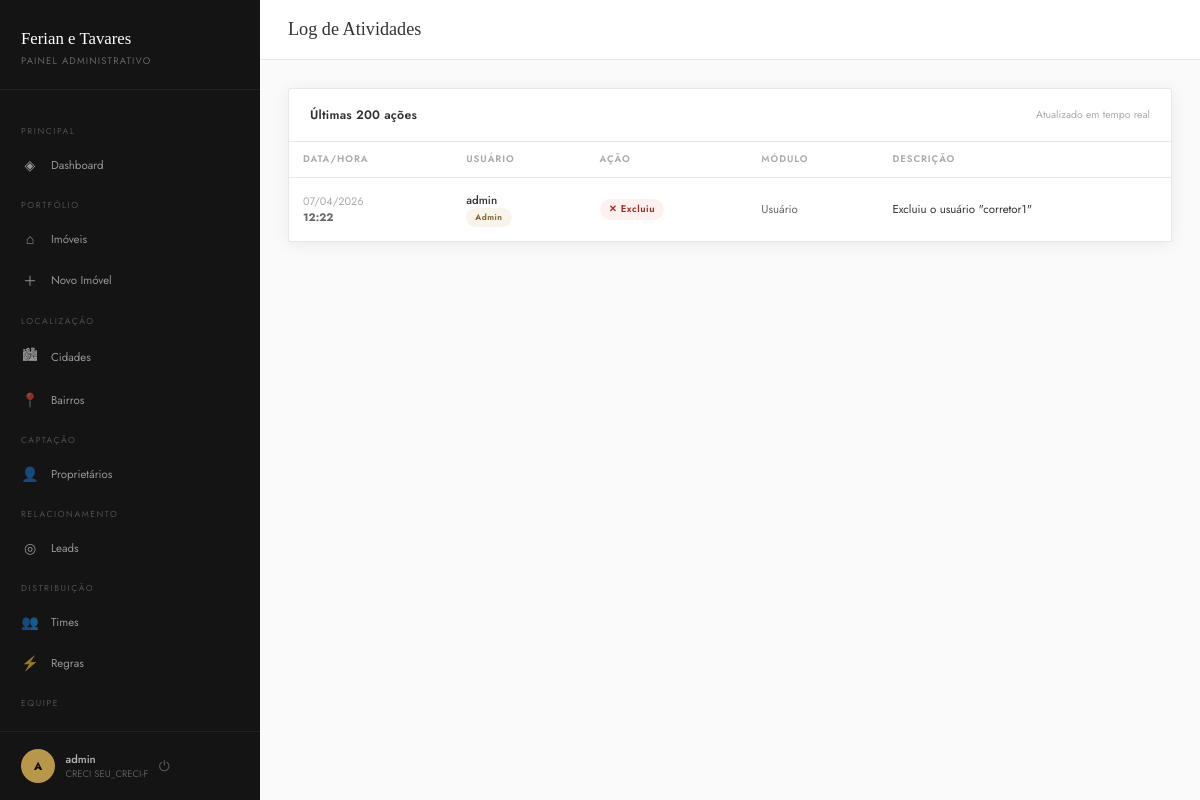
/painel/atividades/ (signed in), run on an earlier commit of the app's database.
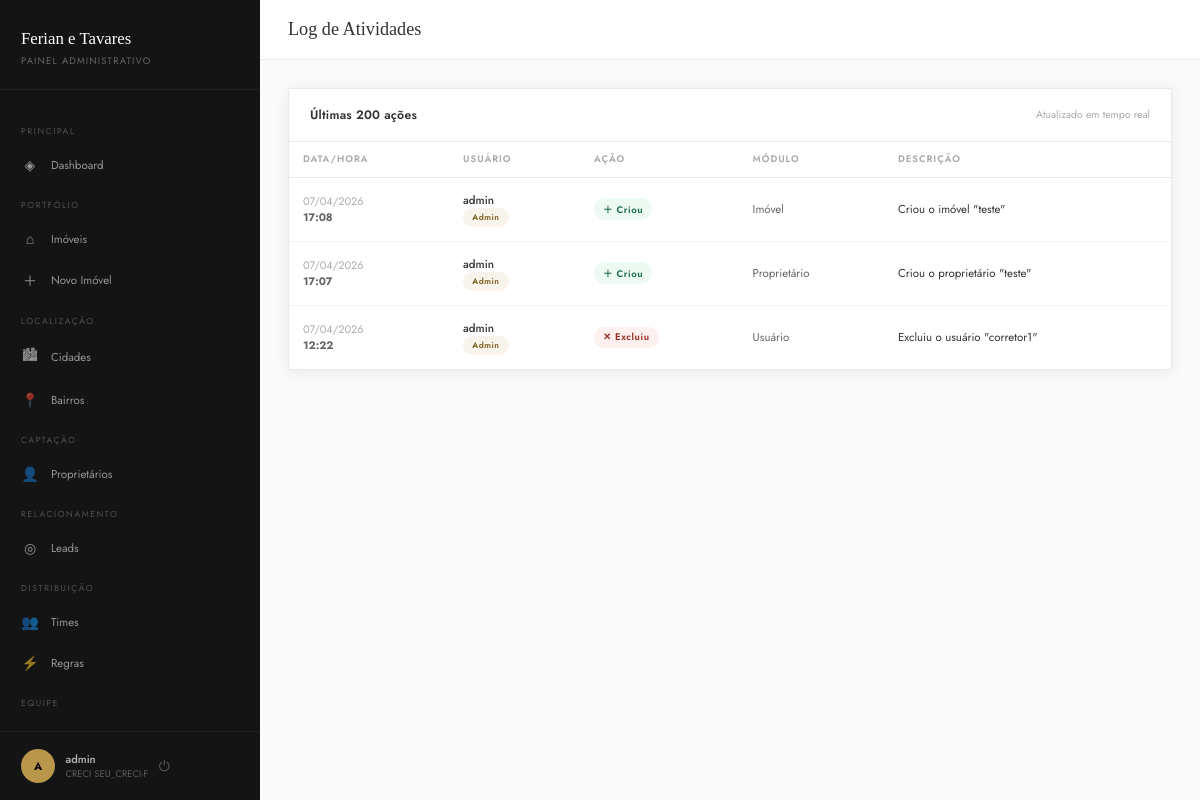
And on a later commit of the database.
### core/models.py (models this page shows, shortened)
class LogAtividade(models.Model):
    ACAO_CHOICES = [
        ('criar', 'Criou'),
        ('editar', 'Editou'),
        ('excluir', 'Excluiu'),
        ('foto', 'Adicionou fotos'),
        ('status', 'Alterou status'),
        ('login', 'Fez login'),
    ]
    usuario = models.ForeignKey(User, on_delete=models.SET_NULL,
                                null=True, related_name='logs')
    acao = models.CharField(max_length=20, choices=ACAO_CHOICES)
    modelo = models.CharField(max_length=50)  # ex: 'Imóvel', 'Lead', 'Proprietário'
    objeto_id = models.PositiveIntegerField(null=True, blank=True)
    descricao = models.CharField(max_length=255)
    criado_em = models.DateTimeField(auto_now_add=True)
    class Meta:
        verbose_name = 'Log de Atividade'
        verbose_name_plural = 'Logs de Atividade'
        ordering = ['-criado_em']

### core/admin_views.py (the view)
# urls.py: path('atividades/', admin_views.log_list, name='log_list'),
@admin_required
def log_list(request):
    logs = LogAtividade.objects.select_related('usuario').order_by('-criado_em')[:200]
    return render(request, 'painel/log_list.html', {'logs': logs})

### core/context_processors.py (called while the page is built)
def site_settings(request):
    return {
        'WHATSAPP_NUMBER': getattr(settings, 'WHATSAPP_NUMBER', '5511947532081'),
        'BROKER_NAME': getattr(settings, 'BROKER_NAME', 'Luiz Tavares'),
        'BROKER_CRECI': getattr(settings, 'BROKER_CRECI', '226905-F'),
        'DISTRIBUICAO_ATIVA': getattr(settings, 'DISTRIBUICAO_LEADS_ATIVA', False),
    }

### templates/painel/log_list.html (shortened to what this page needs)
{% extends "painel/base.html" %}
{% block page_title %}Log de Atividades{% endblock %}
{% block content %}
<div class="card">
  <div class="card-header">
    <span class="card-header-title">Últimas 200 ações</span>
    <span style="font-size:0.75rem;color:#aaa">Atualizado em tempo real</span>
  </div>
  <div class="table-wrap">
    <table>
      <thead>
        <tr>
          <th>Data/Hora</th>
          <th>Usuário</th>
          <th>Ação</th>
          <th>Módulo</th>
          <th>Descrição</th>
        </tr>
      </thead>
      <tbody>
        {% for log in logs %}
        <tr>
          <td style="white-space:nowrap;font-size:0.78rem;color:#aaa">
            {{ log.criado_em|date:"d/m/Y" }}<br>
            <strong style="color:#666">{{ log.criado_em|date:"H:i" }}</strong>
          </td>
          <td>
            <div style="font-weight:500;font-size:0.82rem">
              {{ log.usuario.get_full_name|default:log.usuario.username }}
            </div>
            {% if log.usuario.is_staff %}
            <span class="badge badge-gold" style="font-size:0.6rem">Admin</span>
            {% else %}
            <span class="badge badge-gray" style="font-size:0.6rem">Corretor</span>
            {% endif %}
          </td>
          <td>
            {% if log.acao == 'criar' %}
              <span class="badge badge-green">＋ Criou</span>
            {% elif log.acao == 'editar' %}
              <span class="badge badge-blue">✎ Editou</span>
            {% elif log.acao == 'excluir' %}
              <span class="badge badge-red">✕ Excluiu</span>
            {% elif log.acao == 'foto' %}
              <span class="badge badge-gray">📷 Fotos</span>
            {% elif log.acao == 'status' %}
              <span class="badge badge-orange">⇄ Status</span>
            {% elif log.acao == 'login' %}
              <span class="badge badge-gray">→ Login</span>
            {% endif %}
          </td>
          <td style="font-size:0.82rem;color:#666">{{ log.modelo }}</td>
          <td style="font-size:0.82rem">{{ log.descricao }}</td>
        </tr>
        {% empty %}
        <tr>
          <td colspan="5" style="text-align:center;padding:3rem;color:#aaa">
            Nenhuma atividade registrada ainda.
          </td>
        </tr>
        {% endfor %}
      </tbody>
    </table>
  </div>
</div>
{% endblock %}

### templates/painel/base.html (shortened to what this page needs)
<!DOCTYPE html>
<html lang="pt-BR">
<head>
</head>
<body>
<div class="layout">
  <aside class="sidebar" id="sidebar">
    <div class="sidebar-brand">
      <div class="brand-title">Ferian e Tavares</div>
      <div class="brand-sub">Painel Administrativo</div>
    </div>
    <nav class="sidebar-nav">
      <div class="nav-section">Principal</div>
      <a href="{% url 'painel:dashboard' %}" class="nav-item {% if request.resolver_match.url_name == 'dashboard' %}active{% endif %}">
        <span class="nav-icon">◈</span> Dashboard
      </a>
      <div class="nav-section">Portfólio</div>
      <a href="{% url 'painel:imovel_list' %}" class="nav-item {% if 'imovel' in request.resolver_match.url_name %}active{% endif %}">
        <span class="nav-icon">⌂</span> Imóveis
      </a>
      <a href="{% url 'painel:imovel_create' %}" class="nav-item">
        <span class="nav-icon">＋</span> Novo Imóvel
      </a>
      <div class="nav-section">Localização</div>
      <a href="{% url 'painel:cidade_list' %}" class="nav-item {% if 'cidade' in request.resolver_match.url_name %}active{% endif %}">
        <span class="nav-icon">🏙</span> Cidades
      </a>
      <a href="{% url 'painel:bairro_list' %}" class="nav-item {% if 'bairro' in request.resolver_match.url_name %}active{% endif %}">
        <span class="nav-icon">📍</span> Bairros
      </a>
      <div class="nav-section">Captação</div>
      <a href="{% url 'painel:proprietario_list' %}"
        class="nav-item {% if 'proprietario' in request.resolver_match.url_name %}active{% endif %}">
        <span class="nav-icon">👤</span> Proprietários
      </a>
      <div class="nav-section">Relacionamento</div>
      <a href="{% url 'painel:lead_list' %}" class="nav-item {% if 'lead' in request.resolver_match.url_name %}active{% endif %}">
        <span class="nav-icon">◎</span> Leads
      </a>
      {% if request.user.is_staff %}
      <div class="nav-section">Distribuição</div>
      <a href="{% url 'painel:time_list' %}"
        class="nav-item {% if 'time' in request.resolver_match.url_name %}active{% endif %}">
        <span class="nav-icon">👥</span> Times
      </a>
      <a href="{% url 'painel:regra_list' %}"
        class="nav-item {% if 'regra' in request.resolver_match.url_name %}active{% endif %}">
        <span class="nav-icon">⚡</span> Regras
      </a>
      {% endif %}
      {% if request.user.is_staff %}
      <div class="nav-section">Equipe</div>
      <a href="{% url 'painel:usuario_list' %}"
        class="nav-item {% if 'usuario' in request.resolver_match.url_name %}active{% endif %}">
        <span class="nav-icon">👥</span> Usuários
      </a>
      {% endif %}
    </nav>
    <div class="sidebar-footer">
      <div class="footer-avatar">{{ request.user.first_name|first|upper|default:request.user.username|first|upper }}</div>
      <div>
        <div class="footer-name">{{ request.user.get_full_name|default:request.user.username }}</div>
        <div class="footer-role">CRECI {{ BROKER_CRECI }}</div>
      </div>
      <form method="post" action="{% url 'logout' %}" style="display:inline">
        <button type="submit" class="footer-logout" title="Sair"
                style="background:none;border:none;cursor:pointer;color:rgba(255,255,255,0.3);font-size:1rem;padding:0">
          ⏻
        </button>
      </form>
    </div>
  </aside>
  <div class="main">
    <header class="topbar">
      <div style="display:flex;align-items:center;gap:1rem">
        <div class="topbar-title">{% block page_title %}Painel{% endblock %}</div>
      </div>
    </header>
    <div class="page-content">
      {% block content %}{% endblock %}
    </div>
  </div>
</div>
</body>
</html>

### templates/painel/base.html (style rules this page uses)
:root { --gold: #b8974a; --gold-pale: #f9f4eb; --black: #0a0a0a; --dark: #141414; --sidebar-w: 260px; --gray-50: #fafafa; --gray-100: #f4f4f4; --gray-200: #e8e8e8; --gray-400: #aaa; --gray-600: #666; --gray-800: #333; --white: #fff; --success: #2d9e6b; --danger: #c0392b; --warning: #d4860a; --info: #2980b9; --font-serif: 'Cormorant Garamond', serif; --font-sans: 'Jost', sans-serif; --radius: 2px; --shadow: 0 2px 16px rgba(0,0,0,0.07); --transition: all 0.25s ease; }
*, *::before, *::after { box-sizing: border-box; margin: 0; padding: 0; }
html, body { height: 100%; font-family: var(--font-sans); background: var(--gray-50); color: var(--gray-800); font-size: 14px; }
a { text-decoration: none; color: inherit; }
.layout { display: flex; min-height: 100vh; }
.sidebar { width: var(--sidebar-w); background: var(--dark); display: flex; flex-direction: column; position: fixed; top: 0; left: 0; bottom: 0; z-index: 200; transition: var(--transition); }
.sidebar-brand { padding: 2rem 1.5rem 1.5rem; border-bottom: 1px solid rgba(255,255,255,0.06); }
.brand-title { font-family: var(--font-serif); font-size: 1.2rem; font-weight: 400; color: var(--white); line-height: 1.3; }
.brand-sub { font-size: 0.68rem; letter-spacing: 0.12em; text-transform: uppercase; color: rgba(255,255,255,0.35); margin-top: 0.3rem; }
.sidebar-nav { flex: 1; padding: 1.5rem 0; overflow-y: auto; }
.nav-section { font-size: 0.62rem; letter-spacing: 0.18em; text-transform: uppercase; color: rgba(255,255,255,0.25); padding: 0 1.5rem; margin-bottom: 0.5rem; margin-top: 1rem; }
.nav-item { display: flex; align-items: center; gap: 0.85rem; padding: 0.75rem 1.5rem; color: rgba(255,255,255,0.55); font-size: 0.82rem; font-weight: 400; transition: var(--transition); position: relative; cursor: pointer; }
.nav-icon { font-size: 1rem; width: 18px; text-align: center; }
.sidebar-footer { padding: 1.2rem 1.5rem; border-top: 1px solid rgba(255,255,255,0.06); display: flex; align-items: center; gap: 0.75rem; }
.footer-avatar { width: 34px; height: 34px; border-radius: 50%; background: var(--gold); display: flex; align-items: center; justify-content: center; font-size: 0.8rem; font-weight: 700; color: var(--black); flex-shrink: 0; }
.footer-name { font-size: 0.8rem; color: rgba(255,255,255,0.7); font-weight: 500; }
.footer-role { font-size: 0.68rem; color: rgba(255,255,255,0.3); }
.footer-logout { margin-left: auto; color: rgba(255,255,255,0.3); font-size: 1rem; transition: var(--transition); cursor: pointer; }
.main { margin-left: var(--sidebar-w); flex: 1; display: flex; flex-direction: column; min-height: 100vh; }
.topbar { background: var(--white); border-bottom: 1px solid var(--gray-200); padding: 0 2rem; height: 60px; display: flex; align-items: center; justify-content: space-between; position: sticky; top: 0; z-index: 100; }
.topbar-title { font-family: var(--font-serif); font-size: 1.3rem; font-weight: 400; color: var(--gray-800); }
.page-content { flex: 1; padding: 2rem; }
.card { background: var(--white); border: 1px solid var(--gray-200); border-radius: var(--radius); box-shadow: var(--shadow); }
.card-header { padding: 1.2rem 1.5rem; border-bottom: 1px solid var(--gray-200); display: flex; align-items: center; justify-content: space-between; }
.card-header-title { font-weight: 600; font-size: 0.88rem; letter-spacing: 0.02em; }
.table-wrap { overflow-x: auto; }
table { width: 100%; border-collapse: collapse; }
thead th { padding: 0.75rem 1rem; font-size: 0.68rem; font-weight: 600; letter-spacing: 0.1em; text-transform: uppercase; color: var(--gray-400); border-bottom: 1px solid var(--gray-200); text-align: left; white-space: nowrap; }
tbody td { padding: 1rem; border-bottom: 1px solid var(--gray-100); font-size: 0.82rem; vertical-align: middle; }
tbody tr:last-child td { border-bottom: none; }
.badge { display: inline-flex; align-items: center; padding: 0.25rem 0.65rem; font-size: 0.68rem; font-weight: 600; letter-spacing: 0.06em; border-radius: 20px; }
.badge-gold { background: var(--gold-pale); color: #7a5e1e; }
.badge-green { background: #edfaf4; color: #1a6b48; }
.badge-red { background: #fdf0ef; color: #922b21; }

What changed in the data, as far as the page shows it:
added LogAtividade: criado_em "07/04/2026", criado_em "17:08", usuario.get_full_name "admin", shows "Admin", acao "＋ Criou", modelo "Imóvel", descricao "Criou o imóvel \"teste\""
added LogAtividade: criado_em "07/04/2026", criado_em "17:07", usuario.get_full_name "admin", shows "Admin", acao "＋ Criou", modelo "Proprietário", descricao "Criou o proprietário \"teste\""
